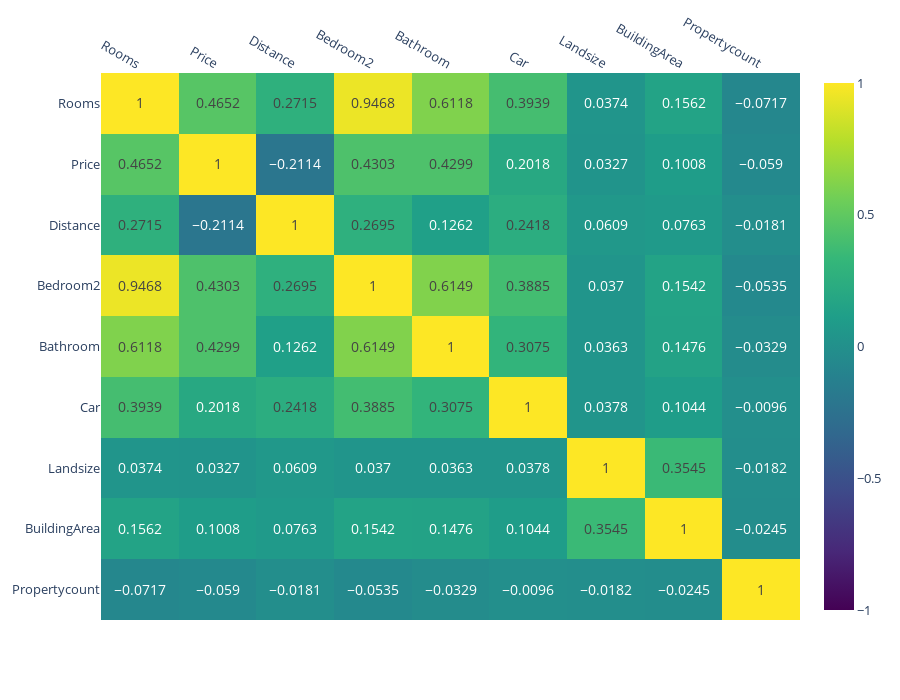

Notebook source saved alongside this figure:
### Code cell
fig = (
        px.imshow(melb.corr().round(4), 
                text_auto = True, 
                height = 700, 
                aspect = 'auto', 
                color_continuous_scale='Viridis',
                color_continuous_midpoint=0
    )
)
fig.update_xaxes(side = 'top')
fig.update_traces(textfont = {'size': 14})
fig.update_coloraxes(showscale=True)
fig.update_layout(font_size = 13)
fig.show()

### Figure 1 — Plotly figure (JSON) as saved in the notebook; plotly's stock layout.template omitted (floating-point values rounded to 4 significant figures)
{"data": [{"coloraxis": "coloraxis", "hovertemplate": "x: %{x}<br>y: %{y}<br>color: %{z}<extra></extra>", "name": "0", "textfont": {"size": 14}, "texttemplate": "%{z}", "type": "heatmap", "x": ["Rooms", "Price", "Distance", "Bedroom2", "Bathroom", "Car", "Landsize", "BuildingArea", "Propertycount"], "xaxis": "x", "y": ["Rooms", "Price", "Distance", "Bedroom2", "Bathroom", "Car", "Landsize", "BuildingArea", "Propertycount"], "yaxis": "y", "z": [[1, 0.4652, 0.2715, 0.9468, 0.6118, 0.3939, 0.0374, 0.1562, -0.0717], [0.4652, 1, -0.2114, 0.4303, 0.4299, 0.2018, 0.0327, 0.1008, -0.059], [0.2715, -0.2114, 1, 0.2695, 0.1262, 0.2418, 0.0609, 0.0763, -0.0181], [0.9468, 0.4303, 0.2695, 1, 0.6149, 0.3885, 0.037, 0.1542, -0.0535], [0.6118, 0.4299, 0.1262, 0.6149, 1, 0.3075, 0.0363, 0.1476, -0.0329], [0.3939, 0.2018, 0.2418, 0.3885, 0.3075, 1, 0.0378, 0.1044, -0.0096], [0.0374, 0.0327, 0.0609, 0.037, 0.0363, 0.0378, 1, 0.3545, -0.0182], [0.1562, 0.1008, 0.0763, 0.1542, 0.1476, 0.1044, 0.3545, 1, -0.0245], [-0.0717, -0.059, -0.0181, -0.0535, -0.0329, -0.0096, -0.0182, -0.0245, 1]]}], "layout": {"coloraxis": {"cmid": 0, "colorscale": [[0, "#440154"], [0.1111, "#482878"], [0.2222, "#3e4989"], [0.3333, "#31688e"], [0.4444, "#26828e"], [0.5556, "#1f9e89"], [0.6667, "#35b779"], [0.7778, "#6ece58"], [0.8889, "#b5de2b"], [1, "#fde725"]], "showscale": true}, "font": {"size": 13}, "height": 700, "margin": {"t": 60}, "xaxis": {"anchor": "y", "domain": [0, 1], "side": "top"}, "yaxis": {"anchor": "x", "autorange": "reversed", "domain": [0, 1]}}}
